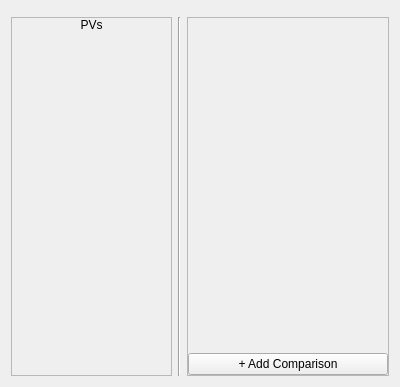
<?xml version="1.0" encoding="UTF-8"?>
<ui version="4.0">
 <class>Form</class>
 <widget class="QWidget" name="Form">
  <property name="geometry">
   <rect>
    <x>0</x>
    <y>0</y>
    <width>400</width>
    <height>387</height>
   </rect>
  </property>
  <property name="windowTitle">
   <string>Form</string>
  </property>
  <layout class="QVBoxLayout" name="verticalLayout">
   <item>
    <widget class="QWidget" name="name_desc_tags_placeholder" native="true">
     <property name="sizePolicy">
      <sizepolicy hsizetype="Preferred" vsizetype="Maximum">
       <horstretch>0</horstretch>
       <verstretch>0</verstretch>
      </sizepolicy>
     </property>
    </widget>
   </item>
   <item>
    <layout class="QHBoxLayout" name="horizontalLayout">
     <property name="topMargin">
      <number>0</number>
     </property>
     <item>
      <widget class="QFrame" name="pvs_frame">
       <property name="sizePolicy">
        <sizepolicy hsizetype="Preferred" vsizetype="Preferred">
         <horstretch>8</horstretch>
         <verstretch>0</verstretch>
        </sizepolicy>
       </property>
       <property name="minimumSize">
        <size>
         <width>50</width>
         <height>0</height>
        </size>
       </property>
       <property name="frameShape">
        <enum>QFrame::StyledPanel</enum>
       </property>
       <property name="frameShadow">
        <enum>QFrame::Raised</enum>
       </property>
       <layout class="QVBoxLayout" name="verticalLayout_2">
        <property name="leftMargin">
         <number>0</number>
        </property>
        <property name="topMargin">
         <number>0</number>
        </property>
        <property name="rightMargin">
         <number>0</number>
        </property>
        <property name="bottomMargin">
         <number>0</number>
        </property>
        <item>
         <widget class="QLabel" name="label_4">
          <property name="sizePolicy">
           <sizepolicy hsizetype="Preferred" vsizetype="Maximum">
            <horstretch>0</horstretch>
            <verstretch>0</verstretch>
           </sizepolicy>
          </property>
          <property name="text">
           <string>PVs</string>
          </property>
          <property name="alignment">
           <set>Qt::AlignCenter</set>
          </property>
         </widget>
        </item>
        <item>
         <widget class="QWidget" name="pv_widget_placeholder" native="true">
          <property name="sizePolicy">
           <sizepolicy hsizetype="Expanding" vsizetype="Expanding">
            <horstretch>0</horstretch>
            <verstretch>0</verstretch>
           </sizepolicy>
          </property>
          <property name="minimumSize">
           <size>
            <width>0</width>
            <height>0</height>
           </size>
          </property>
         </widget>
        </item>
       </layout>
      </widget>
     </item>
     <item>
      <widget class="Line" name="line_3">
       <property name="sizePolicy">
        <sizepolicy hsizetype="Fixed" vsizetype="Expanding">
         <horstretch>0</horstretch>
         <verstretch>0</verstretch>
        </sizepolicy>
       </property>
       <property name="orientation">
        <enum>Qt::Vertical</enum>
       </property>
      </widget>
     </item>
     <item>
      <widget class="QFrame" name="comparison_frame">
       <property name="sizePolicy">
        <sizepolicy hsizetype="Preferred" vsizetype="Preferred">
         <horstretch>10</horstretch>
         <verstretch>0</verstretch>
        </sizepolicy>
       </property>
       <property name="minimumSize">
        <size>
         <width>50</width>
         <height>0</height>
        </size>
       </property>
       <property name="frameShape">
        <enum>QFrame::StyledPanel</enum>
       </property>
       <property name="frameShadow">
        <enum>QFrame::Raised</enum>
       </property>
       <layout class="QVBoxLayout" name="verticalLayout_3">
        <property name="leftMargin">
         <number>0</number>
        </property>
        <property name="topMargin">
         <number>0</number>
        </property>
        <property name="rightMargin">
         <number>0</number>
        </property>
        <property name="bottomMargin">
         <number>0</number>
        </property>
        <item>
         <widget class="QWidget" name="comparisons_table_placeholder" native="true"/>
        </item>
        <item>
         <widget class="QPushButton" name="add_comparison_button">
          <property name="text">
           <string>+ Add Comparison</string>
          </property>
         </widget>
        </item>
       </layout>
      </widget>
     </item>
    </layout>
   </item>
  </layout>
 </widget>
 <resources/>
 <connections/>
</ui>
